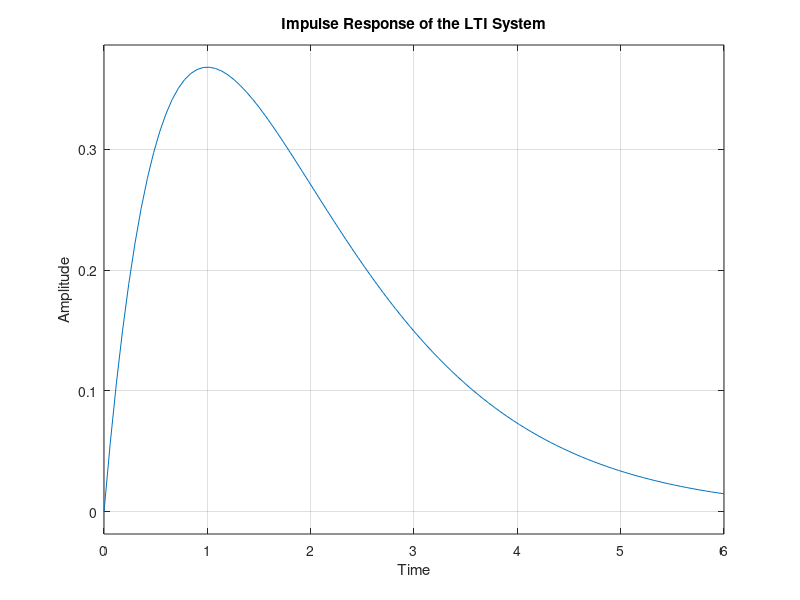

MATLAB code to generate this figure:
%Impulse Response of the LTI System

numerator = [1];
denominator = [1, 2, 1];  

sys = tf(numerator, denominator);

% Compute and plot the impulse response
figure;
impulse(sys);
title('Impulse Response of the LTI System');
xlabel('Time');
ylabel('Amplitude');
grid on